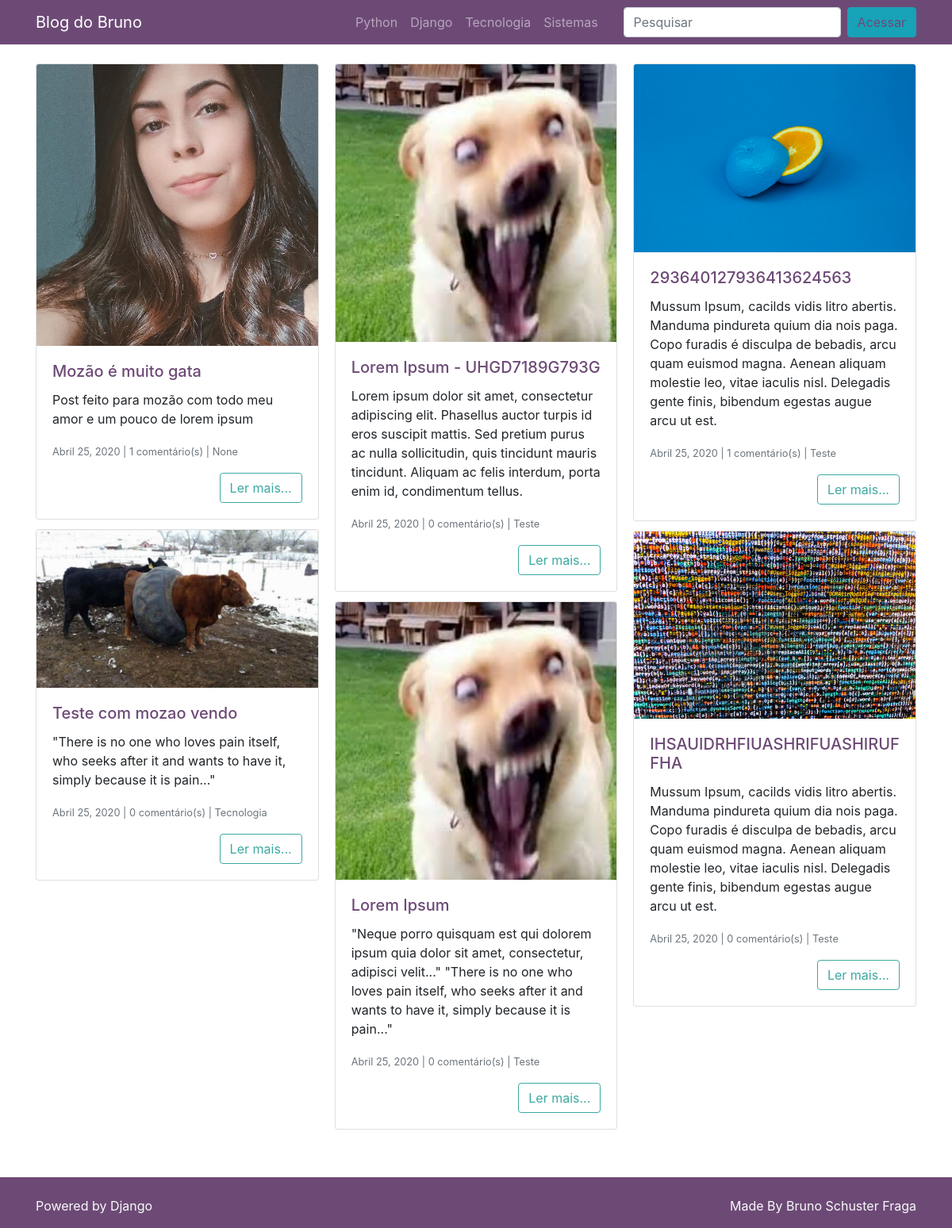
The page / on the database its author committed.
### posts/models.py (models this page shows, shortened)
class Post(models.Model):
    titulo_post = models.CharField(max_length=255, verbose_name='Título')
    autor_post = models.ForeignKey(User, on_delete=models.DO_NOTHING, verbose_name='Autor')
    data_post = models.DateTimeField(default=timezone.now, verbose_name='Data')
    conteudo_post = models.TextField(verbose_name='Conteúdo')
    excerto_post = models.TextField(verbose_name='Excerto')
    categoria_post = models.ForeignKey(
        Categoria, on_delete=models.DO_NOTHING, blank=True, null=True, verbose_name='Categoria')
    imagem_post = models.ImageField(
        upload_to="post_img/%Y/%m/%d", blank=True, null=True, verbose_name='Imagem')
    publicado_post = models.BooleanField(default=False, verbose_name='Publicado')

### categorias/models.py (models this page shows)
class Categoria(models.Model):
    nome_cat = models.CharField(max_length=50, verbose_name='Categoria')
    def __str__(self):
        return self.nome_cat

### posts/views.py (the view)
# urls.py: path('', views.PostIndex.as_view(), name='index'),
class PostIndex(ListView):
    model = Post
    template_name = 'posts/index.html'
    paginate_by = 6
    context_object_name = 'posts'
    def get_queryset(self):
        query_set = super().get_queryset()
        query_set = query_set.order_by('-id').filter(publicado_post=True)
        query_set = query_set.annotate(
            numero_comentarios=Count(
                Case(
                    When(
                        comentario__publicado_comentario=True, then=1
                    )
                )
            )
        )
        return query_set

### posts/templates/posts/index.html (shortened to what this page needs)
{% extends 'base.html' %}
{% load humanize %}
{% block 'content' %}
            <div class="card-columns mt-4">
                {% for post in posts %}
                <div class="card">
                    {% if post.imagem_post %}
                    <a href="{% url 'post_detalhes' post.id %}">
                        <img class="card-img-top"
                             src="{{ post.imagem_post.url }}"
                             alt="{{ post.titulo_post }}">
                    </a>
                    {% endif %}
                    <div class="card-body">
                        <h5 class="card-title">
                            <a href="{% url 'post_detalhes' post.id %}">
                                {{ post.titulo_post }}
                            </a>
                        </h5>
                        <p class="card-text">{{ post.excerto_post }}</p>
                        <p class="card-text">
                            <small class="text-muted">{{ post.data_post|naturalday|title}}
                            |
                            {{ post.numero_comentarios }} comentário(s)
                            |
                            {{ post.categoria_post}}</small>
                        </p>
                        <div class="text-right">
                            <a href="{% url 'post_detalhes' post.id %}" class="btn btn-outline-secondary">Ler mais...</a>
                        </div>
                    </div>
                </div>
                {% endfor %}
            </div>
{% endblock 'content' %}

### templates/base.html (shortened to what this page needs)
<!DOCTYPE html>
<html lang="pt">
<head>
    {% include 'parciais/_head.html' %}
</head>
<body>
{% include 'parciais/_nav.html' %}
<div class="container">
    <div class="row">
        <div class="col-lg-12">
        {% block 'content' %}
        {% endblock 'content' %}
        </div>
    </div>
</div>
{% include 'parciais/_footer.html' %}
</body>
</html>

### templates/parciais/_head.html (shortened to what this page needs)
   {% load static %}
    <link href="{% static 'vendor/bootstrap/css/bootstrap.min.css' %}" rel="stylesheet">
    <link href="{% static 'vendor/bootstrap/css/theme_1564087106285.css' %}" rel="stylesheet">

### templates/parciais/_nav.html (shortened to what this page needs)
{% load static %}
<nav class="navbar navbar-expand-lg navbar-dark bg-primary static-top">
    <div class="container">
        <a class="navbar-brand" href="{% url 'index' %}">Blog do Bruno</a>
        <div class="collapse navbar-collapse" id="navbarResponsive">
            <ul class="navbar-nav ml-auto">
                <li class="nav-item">
                    <a class="nav-link" href="{% url 'post_categoria' 'Python'%}">Python</a>
                </li>
                <li class="nav-item">
                    <a class="nav-link" href="{% url 'post_categoria' 'Django'%}">Django</a>
                </li>
                <li class="nav-item">
                    <a class="nav-link" href="{% url 'post_categoria' 'Tecnologia'%}">Tecnologia</a>
                </li>
                <li class="nav-item">
                    <a class="nav-link" href="{% url 'post_categoria' 'Sistemas'%}">Sistemas</a>
                </li>
            </ul>
            <form class="form-inline my-2 my-lg-0 ml-lg-4" action="{% url 'post_busca' %}">
                <input name="termo" value="{{ request.GET.termo }}" class="form-control mr-sm-2" type="search" placeholder="Pesquisar"
                       aria-label="Search">
            </form>
            <button class="btn btn-info"><a href="">Acessar</a></button>
        </div>
    </div>
</nav>

### templates/parciais/_footer.html (shortened to what this page needs)
{% load static %}
<footer class="bg-primary text-light">
    <div class="container navbar-dark pt-4 mt-5">
        <div class="row">
            <div class="col">
                <p class="text-left">Powered by Django</p>
            </div>
            <div class="col">
                <p class="text-right">Made By Bruno Schuster Fraga</p>
            </div>
        </div>
    </div>
</footer>

### rows shown on the page
Post: imagem_post (picture), titulo_post "Mozão é muito gata", excerto_post "Post feito para mozão com todo meu amor e um pouco de lorem ipsum", data_post "Abril 25, 2020", numero_comentarios "1", categoria_post "None"
Post: imagem_post (picture), titulo_post "Teste com mozao vendo", excerto_post "\"There is no one who loves pain itself, who seeks after it and wants to have it, simply because it is pain...\"", data_post "Abril 25, 2020", numero_comentarios "0", categoria_post "Tecnologia"
Post: imagem_post (picture), titulo_post "Lorem Ipsum - UHGD7189G793G", excerto_post "Lorem ipsum dolor sit amet, consectetur adipiscing elit. Phasellus auctor turpis id eros suscipit mattis. Sed pretium purus ac nulla sollicitudin, quis tincidunt mauris tincidunt. Aliquam ac felis interdum, porta enim id, condimentum tellus.", data_post "Abril 25, 2020", numero_comentarios "0", categoria_post "Teste"
Post: imagem_post (picture), titulo_post "Lorem Ipsum", excerto_post "\"Neque porro quisquam est qui dolorem ipsum quia dolor sit amet, consectetur, adipisci velit...\" \"There is no one who loves pain itself, who seeks after it and wants to have it, simply because it is pain...\"", data_post "Abril 25, 2020", numero_comentarios "0", categoria_post "Teste"
Post: imagem_post (picture), titulo_post "293640127936413624563", excerto_post "Mussum Ipsum, cacilds vidis litro abertis. Manduma pindureta quium dia nois paga. Copo furadis é disculpa de bebadis, arcu quam euismod magna. Aenean aliquam molestie leo, vitae iaculis nisl. Delegadis gente finis, bibendum egestas augue arcu ut est.", data_post "Abril 25, 2020", numero_comentarios "1", categoria_post "Teste"
Post: imagem_post (picture), titulo_post "IHSAUIDRHFIUASHRIFUASHIRUFFHA", excerto_post "Mussum Ipsum, cacilds vidis litro abertis. Manduma pindureta quium dia nois paga. Copo furadis é disculpa de bebadis, arcu quam euismod magna. Aenean aliquam molestie leo, vitae iaculis nisl. Delegadis gente finis, bibendum egestas augue arcu ut est.", data_post "Abril 25, 2020", numero_comentarios "0", categoria_post "Teste"
